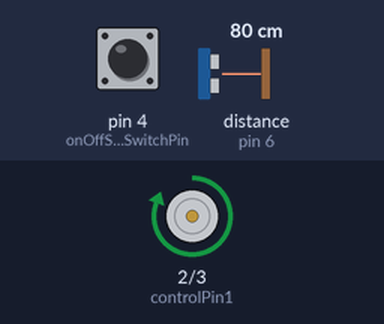
A sketch run on a simulated Arduino Uno, built with avr-gcc and run on an emulated ATmega328P. On the bench: motor-driver pin pairs drawn as motors (green arrow = first pin HIGH = forward, orange = second pin HIGH = backward, longer = more drive, scaled by the enable pin). The test bench sets the inputs (shaded band); at power-on: distance to the obstacle (sensor on pin 6) 80 cm, pin 4 (onOffSwitchStateSwitchPin) LOW. The echo pulse lasts 58.3 µs per cm.

Above: at 1.2 s.
1.3 s: distance to the obstacle (sensor on pin 6) set to 6 cm
2.8 s: distance to the obstacle (sensor on pin 6) set to 3 cm
At 3.4 s:
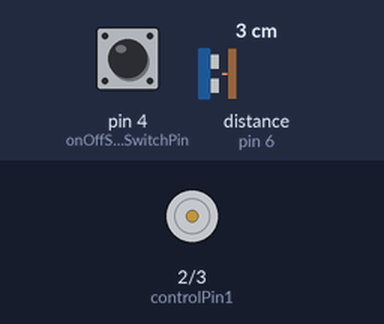
4.3 s: distance to the obstacle (sensor on pin 6) set to 9 cm
At 4.6 s:
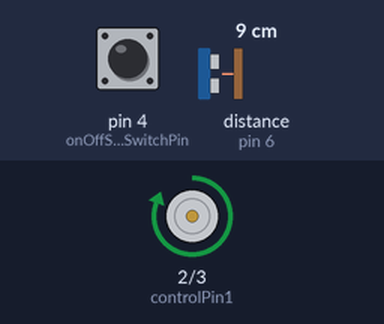
5.8 s: distance to the obstacle (sensor on pin 6) set to 2 cm
At 6.9 s:
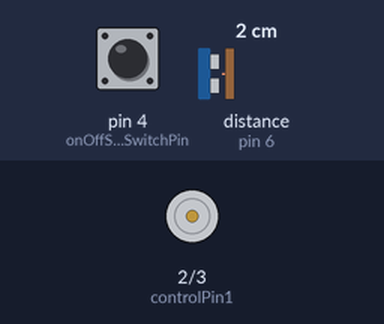
Timing chart, 0 to 8.3 s (numbered marks = the images above; inputs shaded):
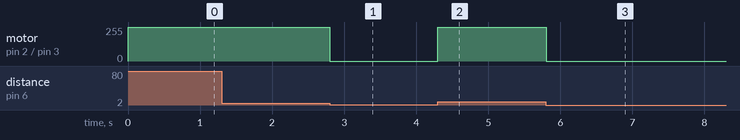

The sketch:

Capstone_Prototype_Ultrasonic.ino
```cpp
#include <NewPing.h>

//Ultrasonic
int echo = 6;
int trig = 5;
//H-Bridge
const int controlPin1 = 2; //Pin 7 on H-bridge
const int controlPin2 = 3; //Pin 2 on H-bridge
const int enablePin = 9;  //Pin 1 on H-bridge
const int onOffSwitchStateSwitchPin = 4; //Switch with pulldown

long int distance;
int maxDistance = 4000;

int onOffSwitchState = 0;
int previousOnOffSwitchState = 0;
int motorEnabled = 0;
int motorDirection = 1;

//Declare sonar variable from NewPing library -- declaring ultrasonic sensor
NewPing sonar(trig, echo, maxDistance);

void setup() {
//Ultrasonic pin setup
Serial.begin(9600);

pinMode(trig, OUTPUT);
pinMode(echo, INPUT);

//H-Bridge pin setup
pinMode(enablePin, OUTPUT);
pinMode(onOffSwitchStateSwitchPin, INPUT);
pinMode(3, OUTPUT);
pinMode(2, OUTPUT);
digitalWrite(enablePin, LOW);
}

void loop() {
int distance = sonar.ping_cm();
onOffSwitchState = digitalRead(onOffSwitchStateSwitchPin);

    /*CODE FOR DATA EVALUATION/*
/*
Serial.println(onOffSwitchState); //0 is OFF
Serial.print("Ping: ");
Serial.println(distance);*/

   if(onOffSwitchState != previousOnOffSwitchState){
      if(onOffSwitchState == HIGH){
        motorEnabled = !motorEnabled;
        }
      }
       if (motorEnabled == 1){
      analogWrite(enablePin, 255);
      }

      //DISTANCE THRESHOLDS FOR DC MOTOR CONTROL
if (motorDirection == 1){
    if(distance < 5){
      analogWrite(enablePin, 0);
      digitalWrite(2, LOW);
      digitalWrite(3, LOW);
    }
    else{
    analogWrite(enablePin, 255);
    digitalWrite(controlPin1, HIGH);
    digitalWrite(controlPin2, LOW);
    }
}
    // SAVE CURRENT STATE OF SWITCHES BEFORE ENDING LOOP
    previousOnOffSwitchState = onOffSwitchState;
}
```

Measured:
- the behaviour switches between 5 and 4 cm on distance to the obstacle (sensor on pin 6) (found by bisection; images 0 and 1)
- after the input at 1.3 s, every drawn part: stays the same
- after the input at 2.8 s, motor on pin 2 (controlPin1) / pin 3 (controlPin2): forward 255/255 → stopped at once
- after the input at 4.3 s, motor on pin 2 (controlPin1) / pin 3 (controlPin2): stopped → forward 255/255 at once
- after the input at 5.8 s, motor on pin 2 (controlPin1) / pin 3 (controlPin2): forward 255/255 → stopped at once
